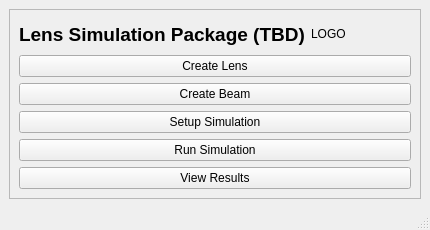
<?xml version="1.0" encoding="UTF-8"?>
<ui version="4.0">
 <class>MainWindow</class>
 <widget class="QMainWindow" name="MainWindow">
  <property name="geometry">
   <rect>
    <x>0</x>
    <y>0</y>
    <width>430</width>
    <height>230</height>
   </rect>
  </property>
  <property name="windowTitle">
   <string>MainWindow</string>
  </property>
  <widget class="QWidget" name="centralwidget">
   <layout class="QGridLayout" name="gridLayout">
    <item row="0" column="0">
     <widget class="QFrame" name="frame">
      <property name="frameShape">
       <enum>QFrame::StyledPanel</enum>
      </property>
      <property name="frameShadow">
       <enum>QFrame::Raised</enum>
      </property>
      <layout class="QGridLayout" name="gridLayout_2">
       <item row="3" column="0" colspan="2">
        <widget class="QPushButton" name="pushButton_setup_sim">
         <property name="text">
          <string>Setup Simulation</string>
         </property>
        </widget>
       </item>
       <item row="0" column="0">
        <widget class="QLabel" name="label_title">
         <property name="font">
          <font>
           <pointsize>14</pointsize>
           <weight>75</weight>
           <bold>true</bold>
          </font>
         </property>
         <property name="text">
          <string>Lens Simulation Package (TBD)</string>
         </property>
        </widget>
       </item>
       <item row="1" column="0" colspan="2">
        <widget class="QPushButton" name="pushButton_create_lens">
         <property name="text">
          <string>Create Lens</string>
         </property>
        </widget>
       </item>
       <item row="2" column="0" colspan="2">
        <widget class="QPushButton" name="pushButton_create_beam">
         <property name="text">
          <string>Create Beam</string>
         </property>
        </widget>
       </item>
       <item row="5" column="0" colspan="2">
        <widget class="QPushButton" name="pushButton_view_results">
         <property name="text">
          <string>View Results</string>
         </property>
        </widget>
       </item>
       <item row="0" column="1">
        <widget class="QLabel" name="label_logo">
         <property name="text">
          <string>LOGO</string>
         </property>
        </widget>
       </item>
       <item row="4" column="0" colspan="2">
        <widget class="QPushButton" name="pushButton_run_simulation">
         <property name="text">
          <string>Run Simulation</string>
         </property>
        </widget>
       </item>
      </layout>
     </widget>
    </item>
   </layout>
  </widget>
  <widget class="QMenuBar" name="menubar">
   <property name="geometry">
    <rect>
     <x>0</x>
     <y>0</y>
     <width>430</width>
     <height>21</height>
    </rect>
   </property>
  </widget>
  <widget class="QStatusBar" name="statusbar"/>
 </widget>
 <resources/>
 <connections/>
</ui>
